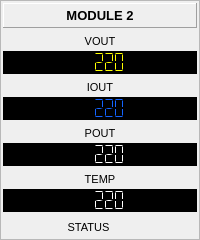
           <widget class="QFrame" name="frame_10">
            <property name="frameShape">
             <enum>QFrame::StyledPanel</enum>
            </property>
            <property name="frameShadow">
             <enum>QFrame::Raised</enum>
            </property>
            <layout class="QVBoxLayout" name="verticalLayout_59">
             <property name="spacing">
              <number>5</number>
             </property>
             <property name="leftMargin">
              <number>2</number>
             </property>
             <property name="topMargin">
              <number>2</number>
             </property>
             <property name="rightMargin">
              <number>2</number>
             </property>
             <property name="bottomMargin">
              <number>2</number>
             </property>
             <item>
              <widget class="QLabel" name="label_96">
               <property name="sizePolicy">
                <sizepolicy hsizetype="Preferred" vsizetype="Expanding">
                 <horstretch>0</horstretch>
                 <verstretch>0</verstretch>
                </sizepolicy>
               </property>
               <property name="minimumSize">
                <size>
                 <width>0</width>
                 <height>25</height>
                </size>
               </property>
               <property name="font">
                <font>
                 <pointsize>10</pointsize>
                 <weight>75</weight>
                 <bold>true</bold>
                </font>
               </property>
               <property name="frameShape">
                <enum>QFrame::Panel</enum>
               </property>
               <property name="frameShadow">
                <enum>QFrame::Raised</enum>
               </property>
               <property name="text">
                <string>MODULE 2</string>
               </property>
               <property name="alignment">
                <set>Qt::AlignCenter</set>
               </property>
              </widget>
             </item>
             <item>
              <layout class="QVBoxLayout" name="verticalLayout_60">
               <property name="spacing">
                <number>2</number>
               </property>
               <item>
                <widget class="QLabel" name="label_97">
                 <property name="sizePolicy">
                  <sizepolicy hsizetype="Expanding" vsizetype="Expanding">
                   <horstretch>0</horstretch>
                   <verstretch>0</verstretch>
                  </sizepolicy>
                 </property>
                 <property name="minimumSize">
                  <size>
                   <width>0</width>
                   <height>16</height>
                  </size>
                 </property>
                 <property name="font">
                  <font>
                   <pointsize>8</pointsize>
                  </font>
                 </property>
                 <property name="text">
                  <string>VOUT</string>
                 </property>
                 <property name="alignment">
                  <set>Qt::AlignCenter</set>
                 </property>
                </widget>
               </item>
               <item>
                <widget class="QLCDNumber" name="lcdBModule2Vout">
                 <property name="sizePolicy">
                  <sizepolicy hsizetype="Expanding" vsizetype="Expanding">
                   <horstretch>0</horstretch>
                   <verstretch>0</verstretch>
                  </sizepolicy>
                 </property>
                 <property name="minimumSize">
                  <size>
                   <width>0</width>
                   <height>22</height>
                  </size>
                 </property>
                 <property name="styleSheet">
                  <string notr="true">color: rgb(255, 255, 0);
background-color: rgb(0, 0, 0);</string>
                 </property>
                 <property name="frameShape">
                  <enum>QFrame::StyledPanel</enum>
                 </property>
                 <property name="smallDecimalPoint">
                  <bool>false</bool>
                 </property>
                 <property name="digitCount">
                  <number>5</number>
                 </property>
                 <property name="segmentStyle">
                  <enum>QLCDNumber::Flat</enum>
                 </property>
                 <property name="value" stdset="0">
                  <double>220.000000000000000</double>
                 </property>
                 <property name="intValue" stdset="0">
                  <number>220</number>
                 </property>
                </widget>
               </item>
              </layout>
             </item>
             <item>
              <layout class="QVBoxLayout" name="verticalLayout_61">
               <property name="spacing">
                <number>2</number>
               </property>
               <item>
                <widget class="QLabel" name="label_98">
                 <property name="sizePolicy">
                  <sizepolicy hsizetype="Expanding" vsizetype="Expanding">
                   <horstretch>0</horstretch>
                   <verstretch>0</verstretch>
                  </sizepolicy>
                 </property>
                 <property name="minimumSize">
                  <size>
                   <width>0</width>
                   <height>16</height>
                  </size>
                 </property>
                 <property name="font">
                  <font>
                   <pointsize>8</pointsize>
                  </font>
                 </property>
                 <property name="text">
                  <string>IOUT</string>
                 </property>
                 <property name="alignment">
                  <set>Qt::AlignCenter</set>
                 </property>
                </widget>
               </item>
               <item>
                <widget class="QLCDNumber" name="lcdBModule2Iout">
                 <property name="sizePolicy">
                  <sizepolicy hsizetype="Expanding" vsizetype="Expanding">
                   <horstretch>0</horstretch>
                   <verstretch>0</verstretch>
                  </sizepolicy>
                 </property>
                 <property name="minimumSize">
                  <size>
                   <width>0</width>
                   <height>22</height>
                  </size>
                 </property>
                 <property name="styleSheet">
                  <string notr="true">color: rgb(20, 100, 255);
background-color: rgb(0, 0, 0);</string>
                 </property>
                 <property name="frameShape">
                  <enum>QFrame::StyledPanel</enum>
                 </property>
                 <property name="smallDecimalPoint">
                  <bool>false</bool>
                 </property>
                 <property name="digitCount">
                  <number>5</number>
                 </property>
                 <property name="segmentStyle">
                  <enum>QLCDNumber::Flat</enum>
                 </property>
                 <property name="value" stdset="0">
                  <double>220.000000000000000</double>
                 </property>
                 <property name="intValue" stdset="0">
                  <number>220</number>
                 </property>
                </widget>
               </item>
              </layout>
             </item>
             <item>
              <layout class="QVBoxLayout" name="verticalLayout_62">
               <property name="spacing">
                <number>2</number>
               </property>
               <item>
                <widget class="QLabel" name="label_99">
                 <property name="sizePolicy">
                  <sizepolicy hsizetype="Expanding" vsizetype="Expanding">
                   <horstretch>0</horstretch>
                   <verstretch>0</verstretch>
                  </sizepolicy>
                 </property>
                 <property name="minimumSize">
                  <size>
                   <width>0</width>
                   <height>16</height>
                  </size>
                 </property>
                 <property name="font">
                  <font>
                   <pointsize>8</pointsize>
                  </font>
                 </property>
                 <property name="text">
                  <string>POUT</string>
                 </property>
                 <property name="alignment">
                  <set>Qt::AlignCenter</set>
                 </property>
                </widget>
               </item>
               <item>
                <widget class="QLCDNumber" name="lcdBModule2Pout">
                 <property name="sizePolicy">
                  <sizepolicy hsizetype="Expanding" vsizetype="Expanding">
                   <horstretch>0</horstretch>
                   <verstretch>0</verstretch>
                  </sizepolicy>
                 </property>
                 <property name="minimumSize">
                  <size>
                   <width>0</width>
                   <height>22</height>
                  </size>
                 </property>
                 <property name="styleSheet">
                  <string notr="true">color: rgb(255, 255, 255);
background-color: rgb(0, 0, 0);</string>
                 </property>
                 <property name="frameShape">
                  <enum>QFrame::StyledPanel</enum>
                 </property>
                 <property name="smallDecimalPoint">
                  <bool>false</bool>
                 </property>
                 <property name="digitCount">
                  <number>5</number>
                 </property>
                 <property name="segmentStyle">
                  <enum>QLCDNumber::Flat</enum>
                 </property>
                 <property name="value" stdset="0">
                  <double>220.000000000000000</double>
                 </property>
                 <property name="intValue" stdset="0">
                  <number>220</number>
                 </property>
                </widget>
               </item>
              </layout>
             </item>
             <item>
              <layout class="QVBoxLayout" name="verticalLayout_63">
               <property name="spacing">
                <number>2</number>
               </property>
               <item>
                <widget class="QLabel" name="label_100">
                 <property name="sizePolicy">
                  <sizepolicy hsizetype="Expanding" vsizetype="Expanding">
                   <horstretch>0</horstretch>
                   <verstretch>0</verstretch>
                  </sizepolicy>
                 </property>
                 <property name="minimumSize">
                  <size>
                   <width>0</width>
                   <height>16</height>
                  </size>
                 </property>
                 <property name="font">
                  <font>
                   <pointsize>8</pointsize>
                  </font>
                 </property>
                 <property name="text">
                  <string>TEMP</string>
                 </property>
                 <property name="alignment">
                  <set>Qt::AlignCenter</set>
                 </property>
                </widget>
               </item>
               <item>
                <widget class="QLCDNumber" name="lcdBModule2Temp">
                 <property name="sizePolicy">
                  <sizepolicy hsizetype="Expanding" vsizetype="Expanding">
                   <horstretch>0</horstretch>
                   <verstretch>0</verstretch>
                  </sizepolicy>
                 </property>
                 <property name="minimumSize">
                  <size>
                   <width>0</width>
                   <height>22</height>
                  </size>
                 </property>
                 <property name="styleSheet">
                  <string notr="true">color: rgb(255, 255, 255);
background-color: rgb(0, 0, 0);</string>
                 </property>
                 <property name="frameShape">
                  <enum>QFrame::StyledPanel</enum>
                 </property>
                 <property name="smallDecimalPoint">
                  <bool>false</bool>
                 </property>
                 <property name="digitCount">
                  <number>5</number>
                 </property>
                 <property name="segmentStyle">
                  <enum>QLCDNumber::Flat</enum>
                 </property>
                 <property name="value" stdset="0">
                  <double>220.000000000000000</double>
                 </property>
                 <property name="intValue" stdset="0">
                  <number>220</number>
                 </property>
                </widget>
               </item>
              </layout>
             </item>
             <item>
              <layout class="QHBoxLayout" name="horizontalLayout_20">
               <property name="spacing">
                <number>3</number>
               </property>
               <item>
                <widget class="QLabel" name="label_101">
                 <property name="minimumSize">
                  <size>
                   <width>0</width>
                   <height>20</height>
                  </size>
                 </property>
                 <property name="maximumSize">
                  <size>
                   <width>16777215</width>
                   <height>20</height>
                  </size>
                 </property>
                 <property name="font">
                  <font>
                   <pointsize>8</pointsize>
                  </font>
                 </property>
                 <property name="text">
                  <string>STATUS</string>
                 </property>
                 <property name="alignment">
                  <set>Qt::AlignCenter</set>
                 </property>
                </widget>
               </item>
               <item>
                <widget class="QLabel" name="lblBModule2Sta">
                 <property name="minimumSize">
                  <size>
                   <width>20</width>
                   <height>20</height>
                  </size>
                 </property>
                 <property name="maximumSize">
                  <size>
                   <width>20</width>
                   <height>20</height>
                  </size>
                 </property>
                 <property name="font">
                  <font>
                   <pointsize>8</pointsize>
                  </font>
                 </property>
                 <property name="text">
                  <string/>
                 </property>
                 <property name="alignment">
                  <set>Qt::AlignCenter</set>
                 </property>
                </widget>
               </item>
              </layout>
             </item>
            </layout>
           </widget>
